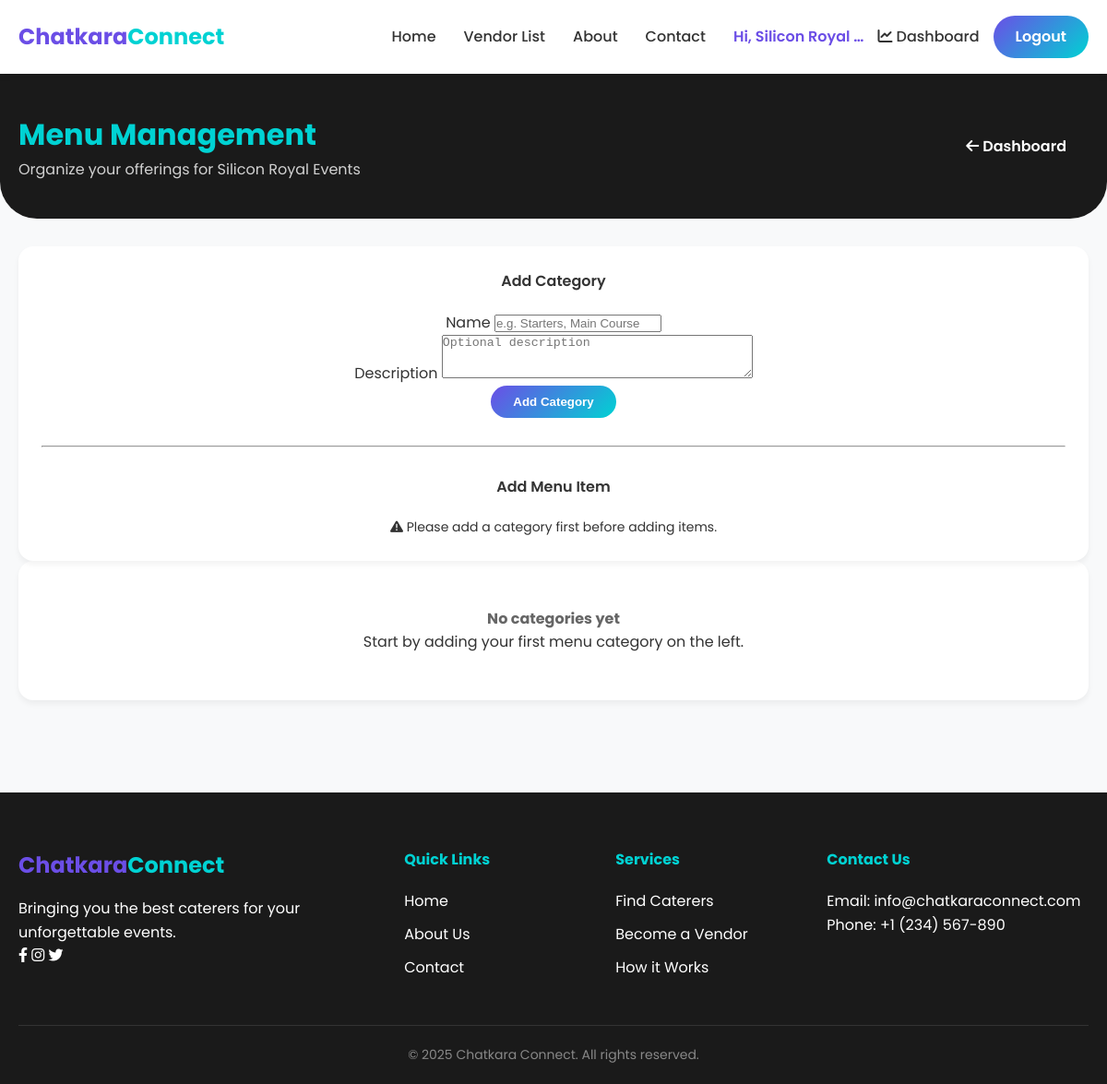
Page /vendor/menu/ (signed in) on the committed database.
### accounts/models.py (models this page shows, shortened)
class User(AbstractBaseUser, PermissionsMixin):
    ROLE_CHOICES = (
        ('Customer', 'Customer'),
        ('Vendor', 'Vendor'),
        ('Event Management', 'Event Management'),
        ('Admin', 'Admin'),
    )
    email = models.EmailField(verbose_name='email address', max_length=255, unique=True)
    full_name = models.CharField(max_length=255)
    phone_number = models.CharField(max_length=15, unique=True)
    role = models.CharField(max_length=20, choices=ROLE_CHOICES, default='Customer')
    is_verified = models.BooleanField(default=False)
    created_at = models.DateTimeField(default=timezone.now)
    is_active = models.BooleanField(default=True)
    is_admin = models.BooleanField(default=False)
    is_staff = models.BooleanField(default=False)
    objects = CustomUserManager()
    USERNAME_FIELD = 'email'
    REQUIRED_FIELDS = ['full_name', 'phone_number']

### vendor/models.py (models this page shows, shortened)
class VendorProfile(models.Model):
    user = models.OneToOneField(settings.AUTH_USER_MODEL, on_delete=models.CASCADE, related_name='vendor_profile')
    business_name = models.CharField(max_length=255)
    business_description = models.TextField(blank=True, null=True)
    service_area = models.CharField(max_length=100)
    address = models.TextField()
    profile_image = models.ImageField(upload_to='vendor/profile/', blank=True, null=True)
    cover_image = models.ImageField(upload_to='vendor/covers/', blank=True, null=True)
    starting_price_per_plate = models.DecimalField(max_digits=10, decimal_places=2)
    is_verified = models.BooleanField(default=False)
    created_at = models.DateTimeField(auto_now_add=True)
    updated_at = models.DateTimeField(auto_now=True)

### vendor/views.py (the view)
# urls.py: path('menu/', views.manage_menu, name='manage_menu'),
@login_required
@role_required(allowed_roles=['Vendor', 'Event Management'])
def manage_menu(request):
    try:
        profile = request.user.vendor_profile
    except VendorProfile.DoesNotExist:
        messages.warning(request, "Please create your profile before managing the menu.")
        return redirect('vendor_profile')
    categories = profile.categories.prefetch_related('items').all()
    category_form = MenuCategoryForm()
    item_form = MenuItemForm(vendor=profile)
    context = {
        'categories': categories,
        'category_form': category_form,
        'item_form': item_form,
        'profile': profile,
    }
    return render(request, 'vendor/menu_management.html', context)

### vendor/forms.py
class MenuCategoryForm(forms.ModelForm):
    class Meta:
        model = MenuCategory
        fields = ['name', 'description']
        widgets = {
            'name': forms.TextInput(attrs={'class': 'form-control', 'placeholder': 'e.g. Starters, Main Course'}),
            'description': forms.Textarea(attrs={'class': 'form-control', 'rows': 3, 'placeholder': 'Optional description'}),
        }

class MenuItemForm(forms.ModelForm):
    class Meta:
        model = MenuItem
        fields = ['category', 'name', 'description', 'price_per_plate', 'image', 'is_available']
        widgets = {
            'category': forms.Select(attrs={'class': 'form-select'}),
            'name': forms.TextInput(attrs={'class': 'form-control', 'placeholder': 'e.g. Paneer Tikka'}),
            'description': forms.Textarea(attrs={'class': 'form-control', 'rows': 3}),
            'price_per_plate': forms.NumberInput(attrs={'class': 'form-control'}),
            'image': forms.FileInput(attrs={'class': 'form-control'}),
            'is_available': forms.CheckboxInput(attrs={'class': 'form-check-input'}),
        }
    def __init__(self, vendor=None, *args, **kwargs):
        super(MenuItemForm, self).__init__(*args, **kwargs)
        if vendor:
            self.fields['category'].queryset = MenuCategory.objects.filter(vendor=vendor)

### templates/vendor/menu_management.html (shortened to what this page needs)
{% extends 'base.html' %}
{% load static %}
{% block content %}
<div class="dashboard-header" style="background: #1A1A1A; padding: 40px 0; color: white; margin-bottom: 30px;">
    <div class="container d-flex justify-content-between align-items-center">
        <div>
            <h1 style="font-weight: 700; color: var(--secondary);">Menu Management</h1>
            <p style="opacity: 0.8;">Organize your offerings for {{ profile.business_name }}</p>
        </div>
        <div>
            <a href="{% url 'vendor_dashboard' %}" class="btn btn-outline-light"><i class="fas fa-arrow-left"></i>
                Dashboard</a>
        </div>
    </div>
</div>
<div class="container" style="margin-bottom: 60px;">
    <div class="row">
        <div class="col-md-4 mb-4">
            <div class="dashboard-card" style="padding: 25px; top: 20px; position: sticky;">
                <h4 style="font-weight: 600; margin-bottom: 20px;">Add Category</h4>
                <form action="{% url 'add_category' %}" method="post">
                    <div class="mb-3">
                        <label class="form-label">Name</label>
                        {{ category_form.name }}
                    </div>
                    <div class="mb-3">
                        <label class="form-label">Description</label>
                        {{ category_form.description }}
                    </div>
                    <button type="submit" class="btn btn-gradient w-100">Add Category</button>
                </form>
                <hr style="margin: 30px 0;">
                <h4 style="font-weight: 600; margin-bottom: 20px;">Add Menu Item</h4>
                {% if categories %}
                <form action="{% url 'add_item' %}" method="post" enctype="multipart/form-data">
                    {% csrf_token %}
                    <div class="mb-3">
                        <label class="form-label">Category</label>
                        {{ item_form.category }}
                    </div>
                    <div class="mb-3">
                        <label class="form-label">Item Name</label>
                        {{ item_form.name }}
                    </div>
                    <div class="mb-3">
                        <label class="form-label">Price (₹)</label>
                        {{ item_form.price_per_plate }}
                    </div>
                    <div class="mb-3">
                        <label class="form-label">Description</label>
                        {{ item_form.description }}
                    </div>
                    <div class="mb-3">
                        <label class="form-label">Image</label>
                        {{ item_form.image }}
                    </div>
                    <div class="form-check mb-3">
                        {{ item_form.is_available }}
                        <label class="form-check-label" style="font-weight: 600;">Available Now</label>
                    </div>
                    <button type="submit" class="btn btn-gradient w-100">Add Item</button>
                </form>
                {% else %}
                <div class="alert alert-warning" style="font-size: 14px; border-radius: 8px;">
                    <i class="fas fa-exclamation-triangle"></i> Please add a category first before adding items.
                </div>
                {% endif %}
            </div>
        </div>
        <div class="col-md-8">
            {% if not categories %}
            <div class="dashboard-card text-center" style="padding: 50px;">
                <h4 style="color: var(--text-muted);">No categories yet</h4>
                <p>Start by adding your first menu category on the left.</p>
            </div>
            {% endif %}
        </div>
    </div>
</div>
{% endblock %}

### templates/navbar.html (shortened to what this page needs)
<nav class="navbar">
    <div class="container navbar-container">
        <a href="{% url 'home' %}" class="navbar-brand">
            <span class="brand-text">Chatkara</span><span class="brand-subtext">Connect</span>
        </a>
        <div class="navbar-links" id="navbar-links">
            <a href="{% url 'home' %}" class="nav-link">Home</a>
            <a href="{% url 'caterer_list' %}" class="nav-link">Vendor List</a>
            <a href="{% url 'about' %}" class="nav-link">About</a>
            <a href="{% url 'contact' %}" class="nav-link">Contact</a>
            <div class="nav-auth-links">
                {% if user.is_authenticated %}
                <span class="nav-user-greeting" style="font-weight: 600; color: var(--primary);">Hi, {{                     user.full_name|truncatechars:15 }}</span>
                {% if user.role == 'Vendor' or user.role == 'Event Management' %}
                <a href="{% url 'vendor_dashboard' %}" class="nav-link"><i class="fas fa-chart-line"></i> Dashboard</a>
                {% elif user.role == 'Customer' %}
                <a href="{% url 'customer_dashboard' %}" class="nav-link"><i class="fas fa-th-large"></i> Dashboard</a>
                {% endif %}
                <a href="{% url 'logout' %}" class="btn btn-gradient">Logout</a>
                {% else %}
                <a href="{% url 'login' %}" class="nav-link">Login</a>
                <a href="{% url 'register' %}" class="btn btn-gradient">Register</a>
                {% endif %}
            </div>
        </div>
    </div>
</nav>

### static/css/style.css (style rules this page uses)
:root { --primary: #6B4EE6; --primary-dark: #533CB1; --secondary: #00D2D3; --text-main: #333333; --text-muted: #666666; --bg-light: #F8F9FA; --white: #FFFFFF; --gradient: linear-gradient(135deg, #6B4EE6 0%, #00D2D3 100%); --gradient-hover: linear-gradient(135deg, #533CB1 0%, #00A8A9 100%); --radius-lg: 16px; --radius-md: 8px; --shadow-sm: 0 4px 6px rgba(0, 0, 0, 0.05); --shadow-md: 0 10px 15px rgba(0, 0, 0, 0.1); --transition: all 0.3s ease; }
* { margin: 0; padding: 0; box-sizing: border-box; }
body { font-family: 'Poppins', sans-serif; color: var(--text-main); background-color: var(--bg-light); line-height: 1.6; overflow-x: hidden; }
a { text-decoration: none; color: inherit; transition: var(--transition); }
.container { max-width: 1200px; margin: 0 auto; padding: 0 20px; }
.navbar { background: var(--white); height: 80px; display: flex; align-items: center; box-shadow: var(--shadow-sm); position: sticky; top: 0; z-index: 1000; }
.navbar-container { display: flex; justify-content: space-between; align-items: center; width: 100%; }
.navbar-brand { font-size: 24px; font-weight: 700; }
.brand-text { color: var(--primary); }
.brand-subtext { color: var(--secondary); }
.navbar-links { display: flex; align-items: center; gap: 30px; }
.nav-link { font-weight: 500; color: var(--text-main); }
.nav-auth-links { display: flex; align-items: center; gap: 15px; }
.btn { padding: 10px 24px; border-radius: 30px; font-weight: 600; cursor: pointer; border: none; display: inline-block; transition: var(--transition); }
.btn-gradient { background: var(--gradient); color: var(--white); }
.dashboard-card { background: var(--white); padding: 40px; border-radius: var(--radius-lg); box-shadow: var(--shadow-sm); text-align: center; }
.dashboard-header { background: var(--gradient); color: var(--white); padding: 60px 0; margin-bottom: 40px; border-radius: 0 0 40px 40px; }
.d-flex { display: flex; }
.justify-content-between { justify-content: space-between; }
.align-items-center { align-items: center; }

### rows in the picture
User: full_name "Silicon Royal …"
VendorProfile: business_name "Silicon Royal Events"
